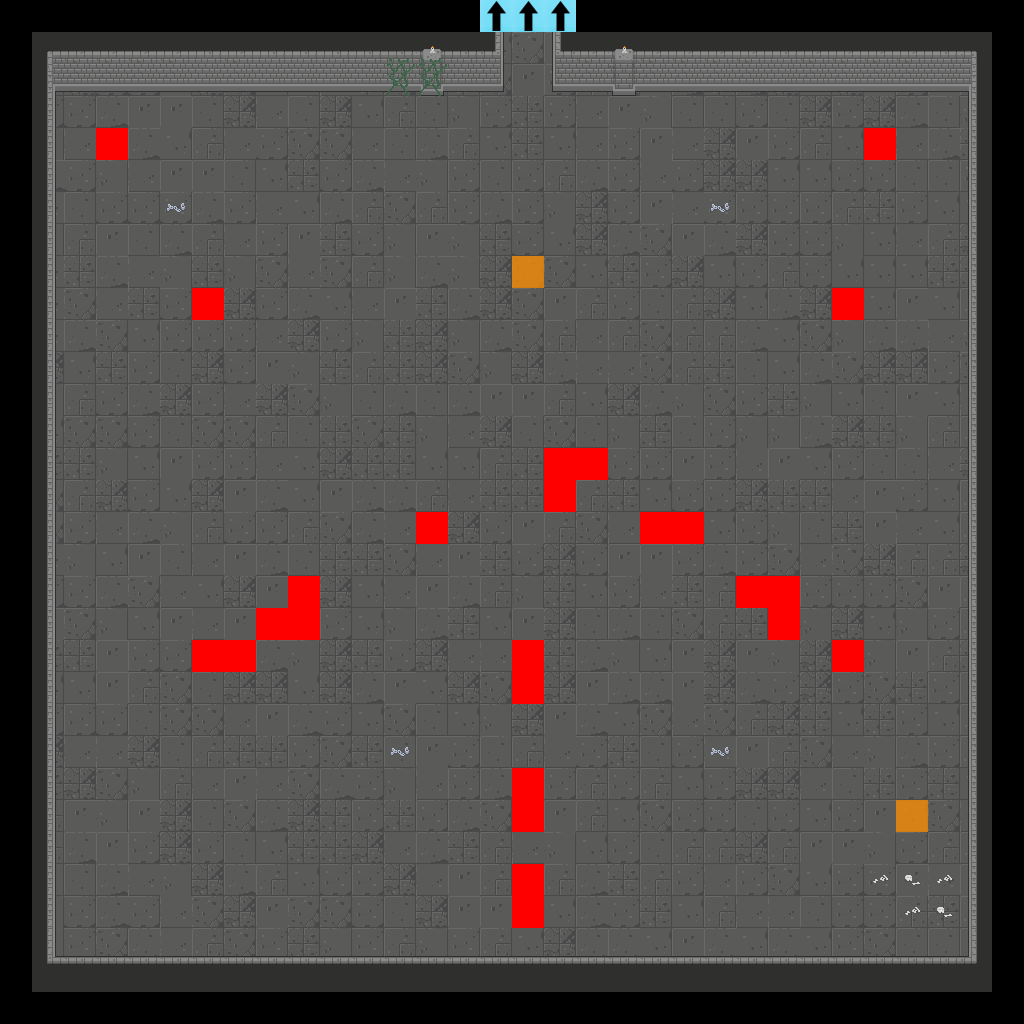

This is a level from a 2D game, rendered from its Tiled map with the project's own tilesets. A one-line summary and the map file follow, with tile-layer data summarised:
An orthogonal 32x32 tile map with 32x32 px tiles, 7 tile layers (Floor, Walls, Doors, Pillars, ...), 2 tilesets and 111 objects.

<map version="1.2" tiledversion="2019.04.18" orientation="orthogonal" renderorder="right-down" width="32" height="32" tilewidth="32" tileheight="32" infinite="0" nextlayerid="22" nextobjectid="1">
 <tileset firstgid="1" name="Dungeon_Tileset_2" tilewidth="32" tileheight="32" tilecount="320" columns="16">
  <image source="dungeon_tileset_2.png" width="512" height="640" />
  <tile id="0">
   <objectgroup draworder="index">
    <object id="1" x="7.9375" y="10.0625" width="24.125" height="21.875" />
   </objectgroup>
  </tile>
  <tile id="1">
   <objectgroup draworder="index">
    <object id="1" x="-0.0625" y="10.0625" width="32.0625" height="8" />
   </objectgroup>
  </tile>
  <tile id="2">
   <objectgroup draworder="index">
    <object id="1" x="-0.0625" y="9.875" width="24.125" height="22.125" />
   </objectgroup>
  </tile>
  <tile id="3">
   <objectgroup draworder="index">
    <object id="1" x="14.6957" y="18.9565" width="17.2999" height="13.0469" />
   </objectgroup>
  </tile>
  <tile id="4">
   <objectgroup draworder="index">
    <object id="1" x="0.0434783" y="18.9565" width="31.9521" height="13.0313" />
   </objectgroup>
  </tile>
  <tile id="5">
   <objectgroup draworder="index">
    <object id="1" x="0" y="18.875" width="17" height="13.1172" />
   </objectgroup>
  </tile>
  <tile id="7">
   <objectgroup draworder="index">
    <object id="1" x="0.00692159" y="18.9997" width="31.9961" height="12.9956" />
   </objectgroup>
  </tile>
  <tile id="8">
   <objectgroup draworder="index">
    <object id="1" x="0.00195" y="18.9944" width="31.9961" height="12.9956" />
   </objectgroup>
  </tile>
  <tile id="9">
   <objectgroup draworder="index">
    <object id="1" x="0.00585625" y="19.0022" width="31.9961" height="12.9956" />
   </objectgroup>
  </tile>
  <tile id="10">
   <objectgroup draworder="index">
    <object id="1" x="0.00585625" y="18.9983" width="31.9961" height="12.9956" />
   </objectgroup>
  </tile>
  <tile id="11">
   <objectgroup draworder="index">
    <object id="1" x="0.000561111" y="18.998" width="31.9961" height="12.9956" />
   </objectgroup>
  </tile>
  <tile id="12">
   <objectgroup draworder="index">
    <object id="1" x="0.00874348" y="18.9859" width="32" height="13.0073" />
   </objectgroup>
  </tile>
  <tile id="13">
   <objectgroup draworder="index">
    <object id="1" x="0" y="19.0078" width="31.9961" height="12.9956" />
   </objectgroup>
  </tile>
  <tile id="14">
   <objectgroup draworder="index">
    <object id="1" x="-0.015625" y="18.9844" width="32.015" height="13.0156" />
   </objectgroup>
  </tile>
  <tile id="16">
   <objectgroup draworder="index">
    <object id="2" x="8" y="-0.25" width="8.75" height="32.25" />
   </objectgroup>
  </tile>
  <tile id="18">
   <objectgroup draworder="index">
    <object id="1" x="14.875" y="0.125" width="9.125" height="31.875" />
   </objectgroup>
  </tile>
  <tile id="19">
   <objectgroup draworder="index">
    <object id="1" x="14.9966" y="0.00883152" width="16.999" height="27.9912" />
    <object id="2" x="15" y="28" width="8.99558" height="4.0034" />
   </objectgroup>
  </tile>
  <tile id="20">
   <objectgroup draworder="index">
    <object id="1" x="0" y="-0.0434783" width="31.9565" height="28" />
   </objectgroup>
  </tile>
  <tile id="21">
   <objectgroup draworder="index">
    <object id="1" x="0" y="0" width="17.0224" height="27.9917" />
    <object id="2" x="7.98438" y="27.9688" width="9.01563" height="4.02344" />
   </objectgroup>
  </tile>
  <tile id="23">
   <objectgroup draworder="index">
    <object id="1" x="0" y="-0.03125" width="14" height="28.0354" />
    <object id="2" x="14" y="-0.0111111" width="17.9889" height="1.02222" />
   </objectgroup>
  </tile>
  <tile id="24">
   <objectgroup draworder="index">
    <object id="1" x="17.9778" y="0" width="14.0144" height="28" />
    <object id="2" x="0" y="0" width="17.9766" height="0.984375" />
   </objectgroup>
  </tile>
  <tile id="25">
   <objectgroup draworder="index">
    <object id="1" x="0" y="-0.0111111" width="32" height="28.0033" />
   </objectgroup>
  </tile>
  <tile id="26">
   <objectgroup draworder="index">
    <object id="2" x="0" y="0.0078125" width="32" height="27.9922" />
   </objectgroup>
  </tile>
  <tile id="27">
   <objectgroup draworder="index">
    <object id="1" x="0" y="0" width="31.9961" height="28" />
   </objectgroup>
  </tile>
  <tile id="28">
   <objectgroup draworder="index">
    <object id="1" x="0" y="0.00390625" width="31.9961" height="27.9922" />
   </objectgroup>
  </tile>
  <tile id="29">
   <objectgroup draworder="index">
    <object id="1" x="0" y="-0.00390625" width="32" height="28.0039" />
   </objectgroup>
  </tile>
  <tile id="30">
   <objectgroup draworder="index">
    <object id="1" x="0" y="0" width="32.0435" height="28.0147" />
    <object id="3" x="10" y="28.0278">
     <polygon points="0,0 0,0.972222 0.988889,0.977778 1,1.97222 7.98333,1.97778 7.99444,2.97778 10,2.98333 15.0111,2.97778 15.0111,1.98333 17.0056,1.97778 17,0.983333 18,0.977778 18,-0.0166667" />
    </object>
   </objectgroup>
  </tile>
  <tile id="32">
   <objectgroup draworder="index">
    <object id="1" x="7.95652" y="0" width="9.08696" height="32" />
    <object id="2" x="17.1304" y="19.0435" width="14.8696" height="13" />
   </objectgroup>
  </tile>
  <tile id="33">
   <objectgroup draworder="index">
    <object id="1" x="0.0434783" y="18.9565" width="31.913" height="13.087" />
   </objectgroup>
  </tile>
  <tile id="34">
   <objectgroup draworder="index">
    <object id="3" x="15.0625" y="-0.125" width="8.875" height="32" />
    <object id="4" x="0" y="19.0625" width="15.0625" height="12.875" />
   </objectgroup>
  </tile>
  <tile id="35">
   <objectgroup draworder="index">
    <object id="1" x="14.9688" y="0" width="9.03125" height="32.0001" />
    <object id="2" x="23.9556" y="27.9778" width="8.04444" height="4.01563" />
   </objectgroup>
  </tile>
  <tile id="36">
   <objectgroup draworder="index">
    <object id="1" x="0" y="28.0156" width="32" height="3.97882" />
   </objectgroup>
  </tile>
  <tile id="37">
   <objectgroup draworder="index">
    <object id="1" x="7.94565" y="0.0057745" width="9.05435" height="31.9972" />
    <object id="2" x="0" y="28" width="7.95652" height="3.98335" />
   </objectgroup>
  </tile>
  <tile id="39">
   <objectgroup draworder="index">
    <object id="1" x="0" y="18.9375" width="32" height="13.0625" />
   </objectgroup>
  </tile>
  <tile id="40">
   <objectgroup draworder="index">
    <object id="1" x="-0.0263889" y="18.9375" width="32.0222" height="13.0625" />
   </objectgroup>
  </tile>
  <tile id="41">
   <objectgroup draworder="index">
    <object id="1" x="-0.0180556" y="19.0625" width="32.0181" height="12.9375" />
   </objectgroup>
  </tile>
  <tile id="42">
   <objectgroup draworder="index">
    <object id="1" x="-0.00694444" y="18.875" width="32.003" height="13.125" />
   </objectgroup>
  </tile>
  <tile id="43">
   <objectgroup draworder="index">
    <object id="1" x="0.00694444" y="19" width="31.9931" height="13" />
   </objectgroup>
  </tile>
  <tile id="44">
   <objectgroup draworder="index">
    <object id="1" x="0" y="19" width="32" height="12.9565" />
    <object id="2" x="7" y="17.9778" width="18" height="1" />
    <object id="3" x="8" y="16.9778" width="15.9556" height="0.977778" />
   </objectgroup>
  </tile>
  <tile id="45">
   <objectgroup draworder="index">
    <object id="1" x="0" y="19.0435" width="31.9964" height="12.9565" />
   </objectgroup>
  </tile>
  <tile id="46">
   <objectgroup draworder="index">
    <object id="1" x="-0.0434783" y="19.0435" width="32.0435" height="13" />
   </objectgroup>
  </tile>
  <tile id="48">
   <objectgroup draworder="index">
    <object id="1" x="8.0625" y="0.0180556" width="23.9556" height="27.9819" />
   </objectgroup>
  </tile>
  <tile id="49">
   <objectgroup draworder="index">
    <object id="1" x="0.0625" y="0.0625" width="31.9375" height="27.8125" />
   </objectgroup>
  </tile>
  <tile id="50">
   <objectgroup draworder="index">
    <object id="1" x="0.0625" y="0.0625" width="23.875" height="27.9375" />
   </objectgroup>
  </tile>
  <tile id="51">
   <objectgroup draworder="index">
    <object id="1" x="14.9625" y="0.0180556" width="17.0417" height="4.10694" />
   </objectgroup>
  </tile>
  <tile id="52">
   <objectgroup draworder="index">
    <object id="1" x="0.0078125" y="0" width="31.9922" height="4.625" />
   </objectgroup>
  </tile>
  <tile id="53">
   <objectgroup draworder="index">
    <object id="1" x="0.0190217" y="0.0122283" width="16.9375" height="4.05367" />
   </objectgroup>
  </tile>
  <tile id="55">
   <objectgroup draworder="index">
    <object id="1" x="0" y="0" width="19.9931" height="27" />
    <object id="2" x="19.9778" y="0" width="12.0183" height="14.9889" />
    <object id="3" x="-0.0111111" y="27" width="19.0222" height="1.01111" />
   </objectgroup>
  </tile>
  <tile id="56">
   <objectgroup draworder="index">
    <object id="1" x="13" y="0.00737847" width="18.9986" height="27.9805" />
    <object id="2" x="0.0120773" y="-0.00917874" width="12.9444" height="14.9889" />
    <object id="3" x="12" y="14.7826" width="1.04348" height="12.1739" />
   </objectgroup>
  </tile>
  <tile id="57">
   <objectgroup draworder="index">
    <object id="1" x="-0.00390625" y="0.00390625" width="32.0039" height="27.9961" />
   </objectgroup>
  </tile>
  <tile id="58">
   <objectgroup draworder="index">
    <object id="1" x="-0.0152778" y="0.00564236" width="32" height="27.9805" />
   </objectgroup>
  </tile>
  <tile id="59">
   <objectgroup draworder="index">
    <object id="1" x="0.0125" y="0.00503472" width="31.9806" height="27.9922" />
   </objectgroup>
  </tile>
  <tile id="60">
   <objectgroup draworder="index">
    <object id="1" x="0.0434783" y="-0.0869565" width="31.913" height="28.0435" />
    <object id="2" x="4.08696" y="28.0435" width="23.913" height="4.04348" />
   </objectgroup>
  </tile>
  <tile id="61">
   <objectgroup draworder="index">
    <object id="1" x="0.0434783" y="0" width="31.9565" height="28.0435" />
   </objectgroup>
  </tile>
  <tile id="62">
   <objectgroup draworder="index">
    <object id="1" x="0" y="0" width="32" height="27.9565" />
   </objectgroup>
  </tile>
  <tile id="64">
   <objectgroup draworder="index">
    <object id="1" x="15.087" y="18.9565" width="16.8696" height="13.0435" />
   </objectgroup>
  </tile>
  <tile id="65">
   <objectgroup draworder="index">
    <object id="1" x="15.0435" y="0" width="8.91304" height="32" />
    <object id="2" x="0" y="18.9565" width="15.1304" height="13" />
   </objectgroup>
  </tile>
  <tile id="66">
   <objectgroup draworder="index">
    <object id="1" x="8" y="-0.0434783" width="9.04348" height="32.0435" />
    <object id="2" x="17.0435" y="18.9565" width="14.9565" height="13.087" />
   </objectgroup>
  </tile>
  <tile id="67">
   <objectgroup draworder="index">
    <object id="1" x="0" y="18.9565" width="16.9565" height="13" />
   </objectgroup>
  </tile>
  <tile id="81">
   <objectgroup draworder="index">
    <object id="1" x="0" y="0" width="24.0435" height="27.913" />
   </objectgroup>
  </tile>
  <tile id="82">
   <objectgroup draworder="index">
    <object id="1" x="8" y="0" width="23.9565" height="28" />
   </objectgroup>
  </tile>
  <tile id="96">
   <objectgroup draworder="index">
    <object id="1" x="14.9565" y="-0.0434783" width="9.04348" height="32" />
    <object id="2" x="24" y="28.0435" width="8" height="3.91304" />
   </objectgroup>
  </tile>
  <tile id="97">
   <objectgroup draworder="index">
    <object id="1" x="-0.000966184" y="27.9981" width="22.001" height="4.00193" />
   </objectgroup>
  </tile>
  <tile id="98">
   <objectgroup draworder="index">
    <object id="1" x="9.95556" y="28.0222" width="22.0222" height="3.95556" />
   </objectgroup>
  </tile>
  <tile id="99">
   <objectgroup draworder="index">
    <object id="1" x="7.96875" y="0" width="9.03125" height="32" />
    <object id="2" x="0" y="28.0313" width="7.96875" height="3.9375" />
   </objectgroup>
  </tile>
  <tile id="112">
   <objectgroup draworder="index">
    <object id="1" x="14.913" y="0" width="17.0815" height="4.17391" />
   </objectgroup>
  </tile>
  <tile id="113">
   <objectgroup draworder="index">
    <object id="1" x="14.9565" y="13.0435" width="9" height="18.913" />
    <object id="2" x="0.0434783" y="0" width="21.913" height="4.04348" />
    <object id="3" x="14.9565" y="4.08696" width="7" height="8.91304" />
    <object id="4" x="21.9565" y="11.9565" width="1.13043" height="1.04348" />
   </objectgroup>
  </tile>
  <tile id="114">
   <objectgroup draworder="index">
    <object id="1" x="9.95652" y="0.00193237" width="7" height="31.9981" />
    <object id="2" x="16.9667" y="0.0101449" width="15.0333" height="3.94638" />
    <object id="3" x="7.98889" y="13" width="1.94444" height="18.9778" />
    <object id="4" x="8.98889" y="11.9889" width="0.966667" height="1.02222" />
   </objectgroup>
  </tile>
  <tile id="115">
   <objectgroup draworder="index">
    <object id="1" x="0" y="0" width="17.0938" height="4" />
   </objectgroup>
  </tile>
  <tile id="224">
   <objectgroup draworder="index">
    <object id="2" x="2.96875" y="10" width="24.0313" height="17.9688" />
    <object id="3" x="4.96875" y="5.5625" width="20.0313" height="4.40625" />
   </objectgroup>
  </tile>
  <tile id="225">
   <objectgroup draworder="index">
    <object id="1" x="3" y="9.9375" width="24" height="18" />
    <object id="2" x="4.96875" y="4.90625" width="20.0313" height="5.03125" />
   </objectgroup>
  </tile>
  <tile id="226">
   <objectgroup draworder="index">
    <object id="1" x="3.03125" y="10" width="23.9063" height="18" />
    <object id="2" x="7" y="5" width="18.0625" height="4.99306" />
   </objectgroup>
  </tile>
  <tile id="240">
   <objectgroup draworder="index">
    <object id="1" x="8.93333" y="10.9556" width="7.06667" height="6.06667" />
    <object id="2" x="16" y="17.9556" width="7.97778" height="3.02222" />
   </objectgroup>
  </tile>
  <tile id="241">
   <objectgroup draworder="index">
    <object id="1" x="8.97778" y="14.9556" width="5.04444" height="4.02222" />
    <object id="2" x="16.0222" y="10.9333" width="7.97778" height="6.06667" />
   </objectgroup>
  </tile>
  <tile id="242">
   <objectgroup draworder="index">
    <object id="1" x="7" y="10.9333" width="18.0333" height="9.13333" />
   </objectgroup>
  </tile>
  <tile id="256">
   <objectgroup draworder="index">
    <object id="1" x="4" y="25.9565" width="20.913" height="5.95652" />
   </objectgroup>
  </tile>
  <tile id="257">
   <objectgroup draworder="index">
    <object id="1" x="3.95652" y="25.9565" width="21" height="6.04348" />
   </objectgroup>
  </tile>
  <tile id="261">
   <objectgroup draworder="index">
    <object id="1" x="13.9333" y="13.9333" width="6.11111" height="7.06667" />
   </objectgroup>
  </tile>
  <tile id="272">
   <objectgroup draworder="index">
    <object id="1" x="3" y="0.0434783" width="28" height="31.913" />
   </objectgroup>
  </tile>
  <tile id="273">
   <objectgroup draworder="index">
    <object id="1" x="2.95652" y="0" width="28" height="31.9565" />
   </objectgroup>
  </tile>
 </tileset>
 <tileset firstgid="321" source="flags.tsx" />
 <layer id="15" name="Floor" width="32" height="32">
  <data>[1024 cells, 903 non-empty, 14 distinct tile ids]</data>
 </layer>
 <layer id="16" name="Walls" width="32" height="32">
  <data>[1024 cells, 174 non-empty, 23 distinct tile ids]</data>
 </layer>
 <layer id="17" name="Doors" width="32" height="32">
  <data>[1024 cells, 0 non-empty, 0 distinct tile ids]</data>
 </layer>
 <layer id="18" name="Pillars" width="32" height="32">
  <data>[1024 cells, 0 non-empty, 0 distinct tile ids]</data>
 </layer>
 <layer id="19" name="Candles" width="32" height="32">
  <data>[1024 cells, 2 non-empty, 1 distinct tile ids]</data>
 </layer>
 <layer id="20" name="Debris" width="32" height="32">
  <data>[1024 cells, 13 non-empty, 5 distinct tile ids]</data>
 </layer>
 <layer id="21" name="Flags" width="32" height="32">
  <data>[1024 cells, 30 non-empty, 3 distinct tile ids]</data>
 </layer>
</map>
